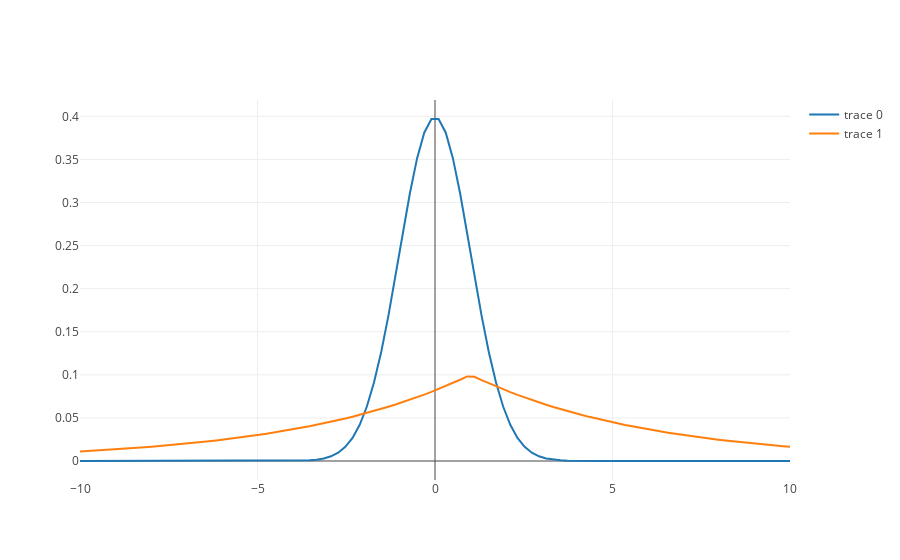

Notebook source saved alongside this figure:
### Code cell
#@title KL Gaussian - Laplace { run: "auto" }

p = ds.Normal(0, 1)

location = 1 #@param {type:"slider", min:-10, max:10, step:1}
scale = 5 #@param {type:"slider", min:1, max:10, step:1}
q = ds.Laplace(location, scale)

x = torch.linspace(-10, 10)
iplot(cs281.plot(x, p.log_prob(x).exp()) + cs281.plot(x, q.log_prob(x).exp()))
print("KL(q || p)", ds.kl_divergence(q, p).item())
